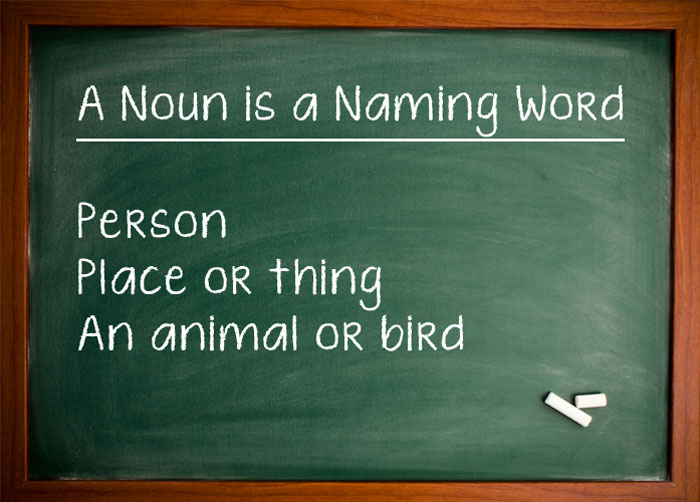
%> input picture software/moduleImgToText/images/img2.jpg, 700 x 502 px
$ octave --eval "result = getText('images/img2.jpg');"   (GNU Octave 9; MATLAB toolbox functions it lacks are replaced by stand-ins)
%> lines starting %> are read from the running program, lines starting %| are printed output that depends on the picture; in (x1, y1, x2, y2) boxes, pixels count from 0 and x2, y2 are one past the last pixel; in counts of white or black regions, pixels touching at a corner belong together; the program's own positions count from 1
%% extracts text from the given image
function text = getText(location)
%> called with location = 'images/img2.jpg'
orgImage = imread(location);
%> orgImage is the input picture: size 502x700x3 uint8; mean R, G, B 75.5, 91.1, 70
grayImage = imadjust(rgb2gray(orgImage));
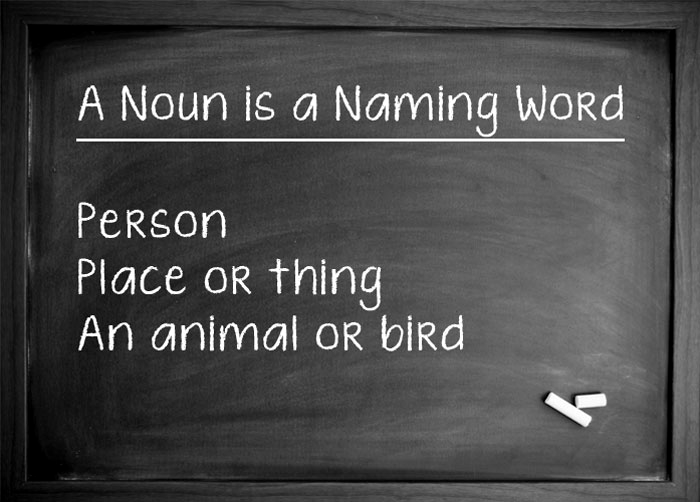
%> grayImage: size 502x700 uint8; min 0, max 255, mean 74

rotImage = houghTransformation(grayImage);
% [10 lines not run here, left out]
function closedImage = closeImage(img)
g=strel('disk',10);
closedImage=imclose(img,g);
end

%% hough transform
function rotImage=houghTransformation(grayImage)
[r c]=size(grayImage);
%> r = 502; c = 700

%% edge detection
BW = edge(grayImage,'canny');
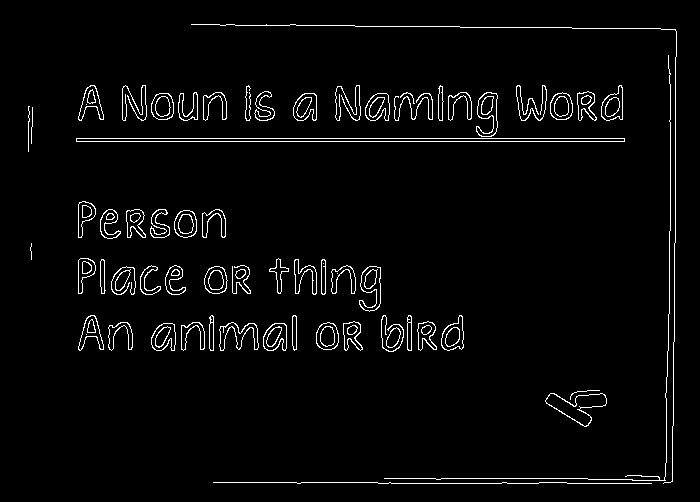
%> BW: size 502x700 logical; 3.2% white in thin lines or dots, all inside (x1, y1, x2, y2) = (28, 24, 677, 484)

%% hough transform
[H,T,R] = hough(BW);
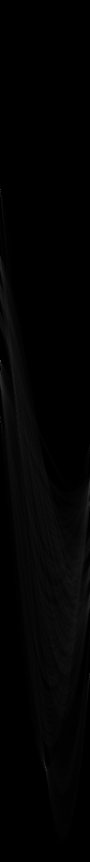
%> H: size 1723x180 double (shown at 1/2 size); min 0, max 553, mean 6.5; drawn with min black and max white
%> T = 180 values from -90 to 89; R = 1723 values from -861 to 861

%% finding rho and theta which has maximum line passing through
P  = houghpeaks(H,1,'threshold',ceil(0.9*max(H(:))));
%> P = [721 1]
lines = houghlines(BW,T,R,P,'FillGap',0.8*c,'MinLength',40);
%> lines = 1 line; point1 to point2 (x, y): (29, 142) to (676, 142)

%% rotating the image according to theta
if(lines.theta<0)
    rotImage=imrotate_white(grayImage,(90-abs(lines.theta)));
else
    rotImage=(imrotate_white(grayImage,lines.theta-90));
end
end

%% function to rotate the image without making image black
function rotated_image = imrotate_white(image, rot_angle_degree)
RA = imref2d(size(image));
tform = affine2d([cosd(rot_angle_degree)    -sind(rot_angle_degree)     0; ...
    sind(rot_angle_degree)     cosd(rot_angle_degree)     0; ...
    0                          0                          1]);
%> (the run ends here)

$ run again, on software/moduleImgToText/images/img1.png
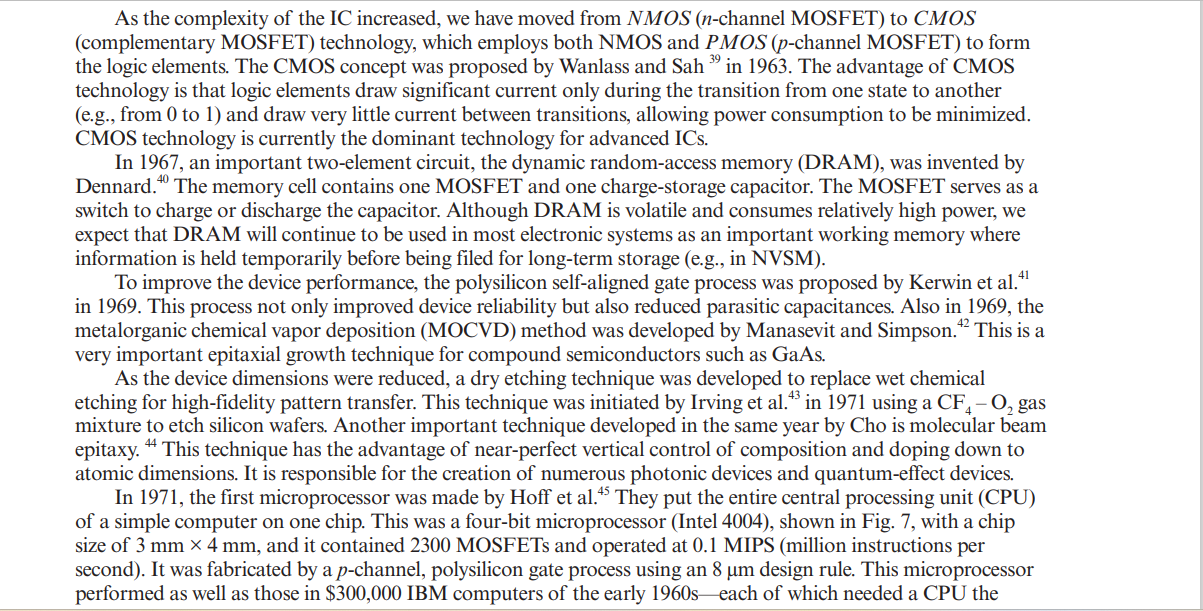
%> input picture software/moduleImgToText/images/img1.png, 1203 x 611 px
%> in getText, orgImage is the input picture: size 611x1203x3 uint8; mean R, G, B 230, 229.5, 229.6
%> in houghTransformation, `BW = edge(grayImage,'canny');`:
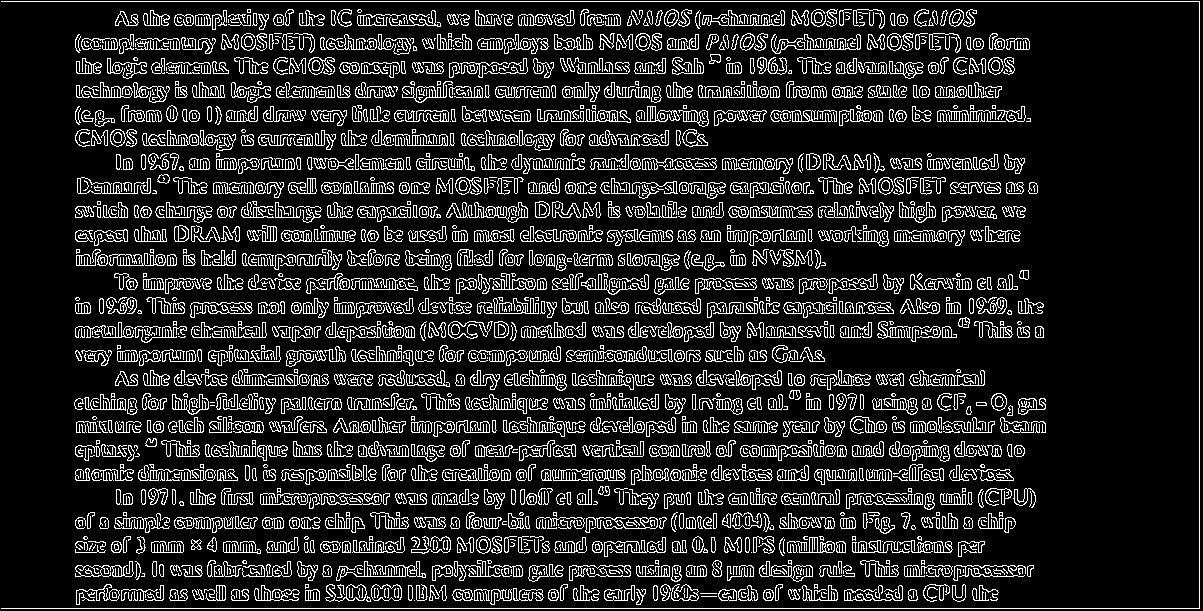
%> BW: size 611x1203 logical; 14.6% white in thin lines or dots
%> in houghTransformation, `[H,T,R] = hough(BW);`:
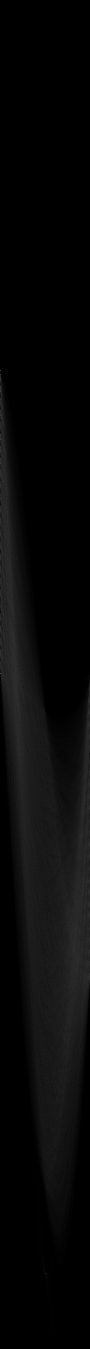
%> H: size 2697x180 double (shown at 1/2 size); min 0, max 1199, mean 39.9; drawn with min black and max white
%> T = 180 values from -90 to 89; R = 2697 values from -1348 to 1348
%> P = [741 1]
%> lines = 1 line; point1 to point2 (x, y): (2, 609) to (1200, 609)

$ run again, on software/moduleImgToText/images/img3.jpeg
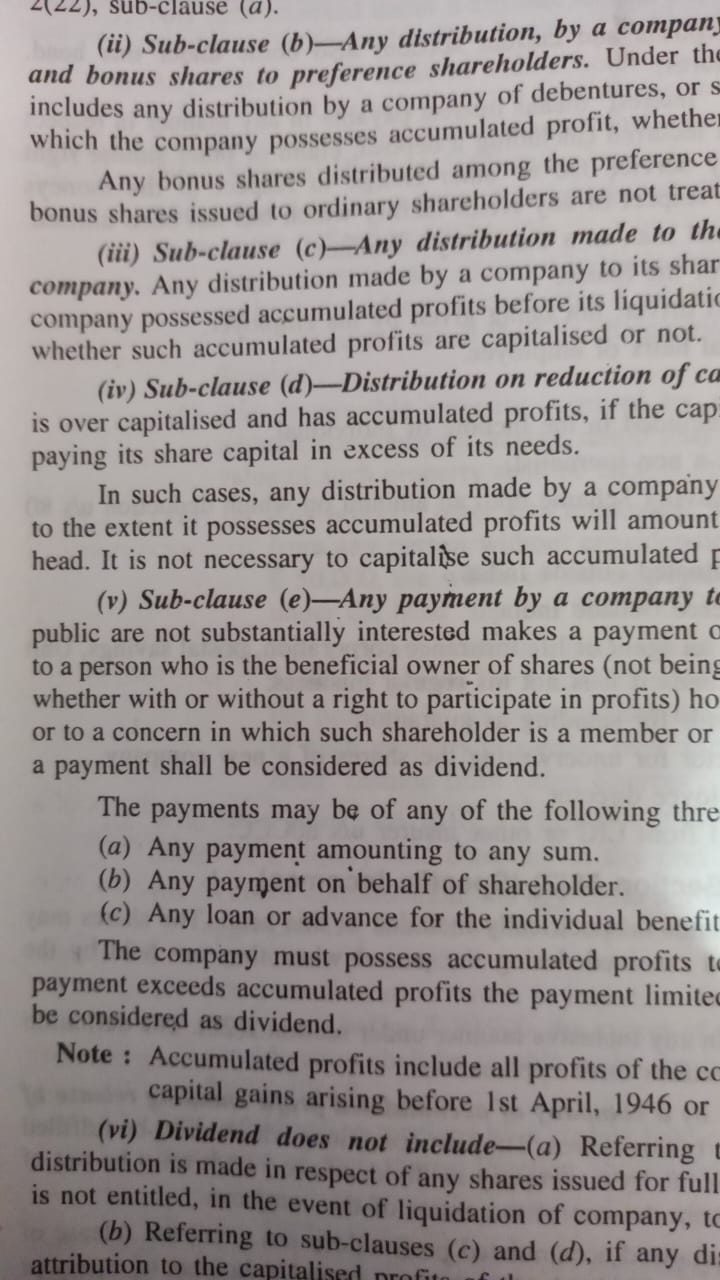
%> input picture software/moduleImgToText/images/img3.jpeg, 720 x 1280 px
%> in getText, orgImage is the input picture: size 1280x720x3 uint8; mean R, G, B 154.4, 147.9, 146.6
%> in houghTransformation, `BW = edge(grayImage,'canny');`:
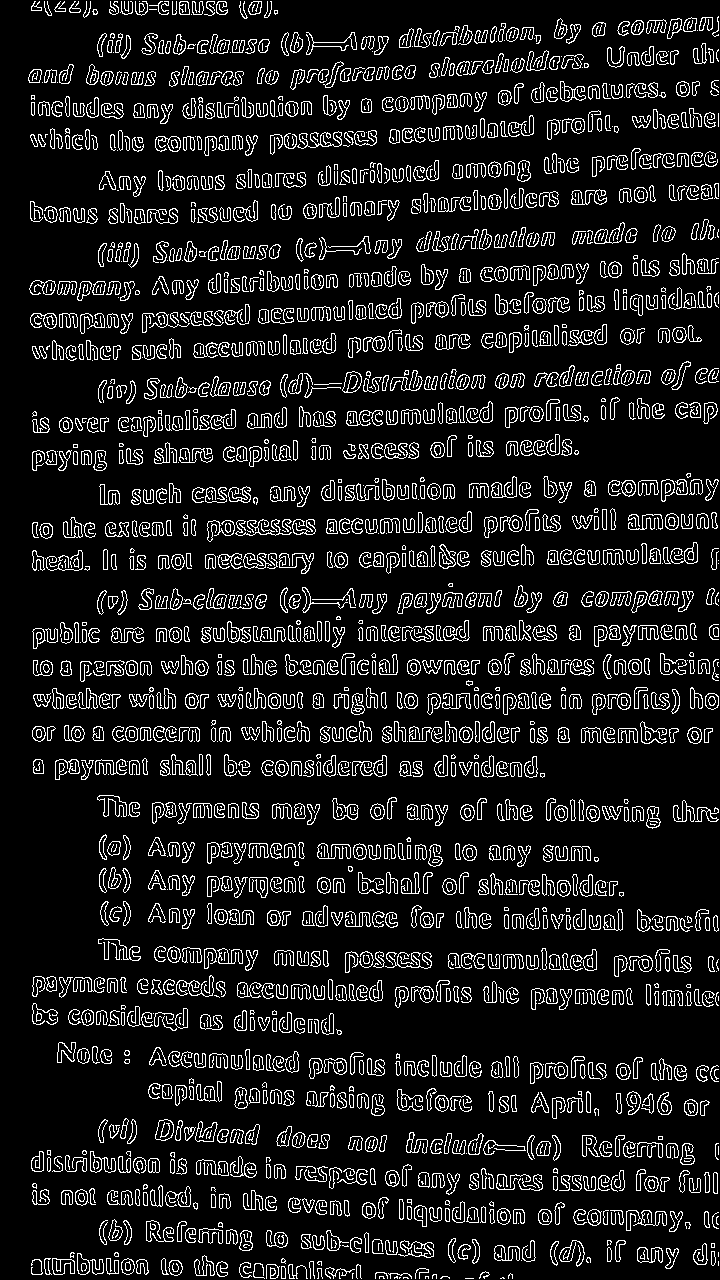
%> BW: size 1280x720 logical; 11% white in thin lines or dots
%> in houghTransformation, `[H,T,R] = hough(BW);`:
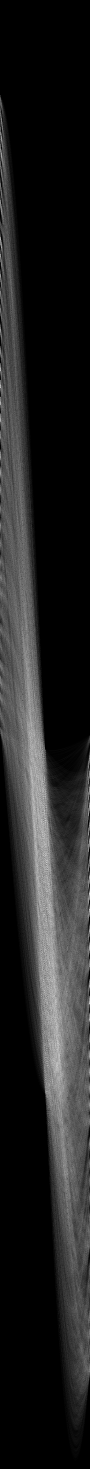
%> H: size 2937x180 double (shown at 1/2 size); min 0, max 256, mean 34.5; drawn with min black and max white
%> T = 180 values from -90 to 89; R = 2937 values from -1468 to 1468
%> P = [1711 91]
%> lines = 1 line; point1 to point2 (x, y): (243, 15) to (243, 1277)
